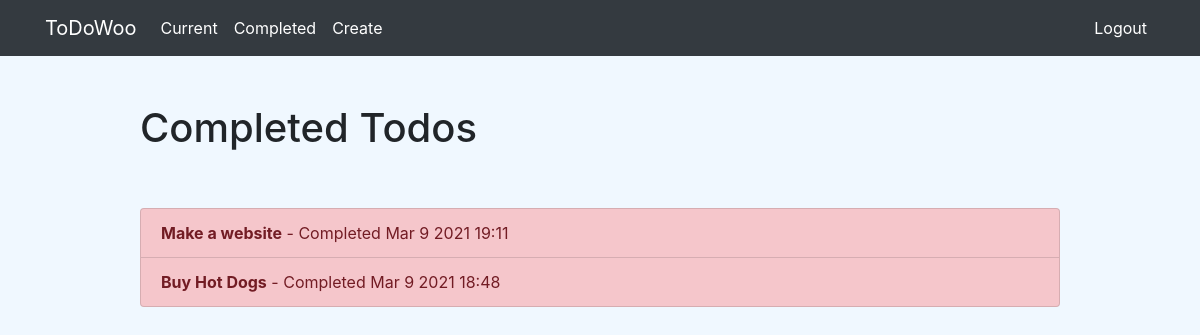
The app's page /completed/ (signed in) with its own data.
### todo/models.py (models this page shows, shortened)
class Todo(models.Model):
    title = models.CharField(max_length=100)
    memo = models.TextField(blank=True)
    created = models.DateTimeField(auto_now_add=True)
    datecompleted = models.DateTimeField(null=True, blank=True)
    important = models.BooleanField(default=False)
    user = models.ForeignKey(User, on_delete=models.CASCADE)

### todo/views.py (the view)
# urls.py: path('completed/', views.completedtodos, name='completedtodos'),
@login_required
def completedtodos(request):
    todos = Todo.objects.filter(user=request.user, datecompleted__isnull=False).order_by('-datecompleted')
    return render(request, 'todo/completedtodos.html', {'todos': todos})

### todo/templates/todo/completedtodos.html
{% extends 'todo/base.html' %}
{% block content %}
<div class="row justify-content-center mt-5">
    <div class="col-md-10">
        <h1>Completed Todos</h1>
    </div>
</div>
<div class="row justify-content-center mt-5">
    <div class="col-md-10">
        <div class="list-group">
            {% for todo in todos %}
                <a href="{% url 'viewtodo' todo.id %}"
                   class="list-group-item list-group-item-action{% if todo.important %} list-group-item-danger{% endif %}"><b>{{ todo.title }}</b>
                    - Completed {{ todo.datecompleted|date:'M j Y H:i' }}</a>
            {% endfor %}
        </div>
    </div>
</div>
{% endblock %}

### todo/static/todo/style.css (style rules this page uses)
body { background: aliceblue; }

### records on screen
Todo: title "Make a website", datecompleted "Mar 9 2021 19:11"
Todo: title "Buy Hot Dogs", datecompleted "Mar 9 2021 18:48"
